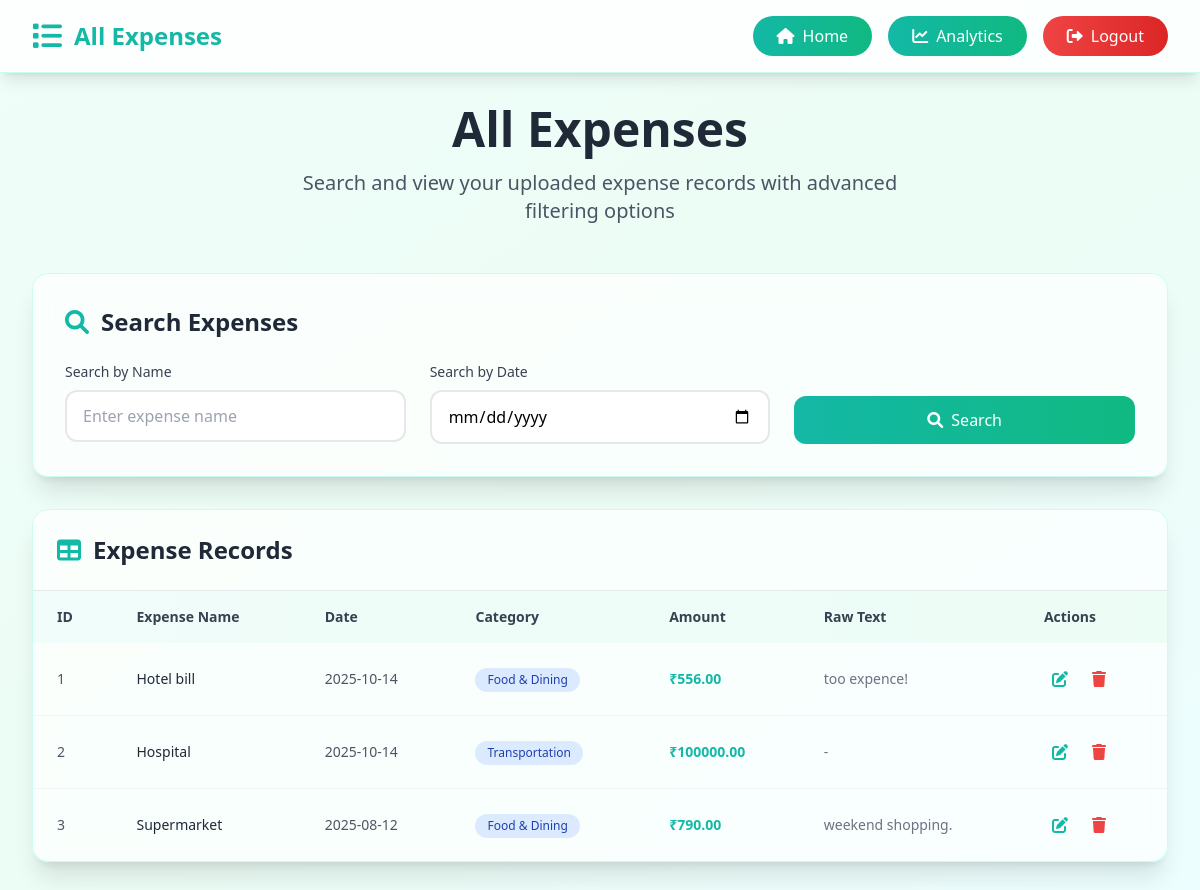
The app's page /expenses (signed in) with its own data.
### app.py (models this page shows)
class Expense(db.Model):
    id = db.Column(db.Integer, primary_key=True)
    name = db.Column(db.String(100), nullable=False)
    amount = db.Column(db.Float, nullable=False)
    category = db.Column(db.String(50), nullable=True)
    date = db.Column(db.Date, nullable=False, default=datetime.utcnow)
    text = db.Column(db.Text, nullable=True)
    file_path = db.Column(db.String(255), nullable=True)  # store receipt file path
    user_id = db.Column(db.Integer, db.ForeignKey('user.id'), nullable=False)

### app.py (the view)
@app.route('/expenses', methods=['GET'])
def view_expenses():
    if 'user_id' not in session:
        return redirect(url_for('login'))
    user_id = session['user_id']
    query = Expense.query.filter_by(user_id=user_id).order_by(Expense.date.desc())
    search_name = request.args.get('name')
    search_date = request.args.get('date')
    if search_name:
        query = query.filter(Expense.name.like(f'%{search_name}%'))
    if search_date:
        query = query.filter(Expense.date == datetime.strptime(search_date, '%Y-%m-%d').date())
    expenses = query.all()
    return render_template('expenses.html', expenses=expenses,
                           search_name=search_name, search_date=search_date)

### templates/expenses.html (shortened to what this page needs)
<!DOCTYPE html>
<html lang="en">
<head>
    <script src="https://cdn.tailwindcss.com"></script>
    <link rel="stylesheet" href="https://cdnjs.cloudflare.com/ajax/libs/font-awesome/6.0.0/css/all.min.css">
</head>
<body class="bg-gradient-to-br from-teal-50 via-emerald-50 to-cyan-50 min-h-screen">
    <header class="bg-white/80 backdrop-blur-md shadow-lg sticky top-0 z-50 border-b border-teal-100">
        <div class="max-w-7xl mx-auto px-4 sm:px-6 lg:px-8">
            <div class="flex justify-between items-center py-4">
                <a href="/" class="flex items-center space-x-3 text-primary hover:text-secondary transition-colors">
                    <i class="fas fa-list text-3xl"></i>
                    <span class="text-2xl font-bold">All Expenses</span>
                </a>
                <nav class="hidden md:flex items-center space-x-4">
    <a href="{{ url_for('home') }}"
       class="bg-gradient-to-r from-primary to-secondary text-white px-6 py-2 rounded-full hover:shadow-lg transition-all duration-300 flex items-center space-x-2">
        <i class="fas fa-home"></i>
        <span>Home</span>
    </a>
    <a href="{{ url_for('analytics') }}"
       class="bg-gradient-to-r from-primary to-secondary text-white px-6 py-2 rounded-full hover:shadow-lg transition-all duration-300 flex items-center space-x-2">
        <i class="fas fa-chart-line"></i>
        <span>Analytics</span>
    </a>
    <a href="{{ url_for('logout') }}"
       class="bg-gradient-to-r from-red-500 to-red-600 text-white px-6 py-2 rounded-full hover:shadow-lg transition-all duration-300 flex items-center space-x-2">
        <i class="fas fa-sign-out-alt"></i>
        <span>Logout</span>
    </a>
</nav>
            </div>
        </div>
    </header>
    <main class="max-w-7xl mx-auto px-4 sm:px-6 lg:px-8 py-8">
        <div class="text-center mb-12">
            <h1 class="text-4xl md:text-5xl font-bold text-gray-800 mb-4">All Expenses</h1>
            <p class="text-xl text-gray-600 max-w-2xl mx-auto">Search and view your uploaded expense records with advanced filtering options</p>
        </div>
        <div class="bg-white/70 backdrop-blur-md rounded-2xl p-8 shadow-xl border border-teal-100 mb-8">
            <h2 class="text-2xl font-semibold text-gray-800 mb-6 flex items-center">
                <i class="fas fa-search text-primary mr-3"></i>
                Search Expenses
            </h2>
            <form id="search-form" class="grid grid-cols-1 md:grid-cols-3 gap-6">
                <div>
                    <label for="name" class="block text-sm font-medium text-gray-700 mb-2">Search by Name</label>
                    <input type="text" id="name" name="name" class="w-full px-4 py-3 border-2 border-gray-200 rounded-xl focus:border-primary focus:ring-4 focus:ring-primary/20 transition-all duration-300" placeholder="Enter expense name">
                </div>
                <div>
                    <label for="date" class="block text-sm font-medium text-gray-700 mb-2">Search by Date</label>
                    <input type="date" id="date" name="date" class="w-full px-4 py-3 border-2 border-gray-200 rounded-xl focus:border-primary focus:ring-4 focus:ring-primary/20 transition-all duration-300">
                </div>
                <div class="flex items-end">
                    <button type="submit" class="w-full bg-gradient-to-r from-primary to-secondary text-white px-6 py-3 rounded-xl hover:shadow-lg transition-all duration-300 flex items-center justify-center space-x-2">
                        <i class="fas fa-search"></i>
                        <span>Search</span>
                    </button>
                </div>
            </form>
        </div>
        <div class="bg-white/70 backdrop-blur-md rounded-2xl shadow-xl border border-teal-100 overflow-hidden">
            <div class="p-6 border-b border-gray-200">
                <h2 class="text-2xl font-semibold text-gray-800 flex items-center">
                    <i class="fas fa-table text-primary mr-3"></i>
                    Expense Records
                </h2>
            </div>
            <div class="overflow-x-auto">
                <table class="w-full">
                    <thead class="bg-gradient-to-r from-teal-50 to-emerald-50">
                        <tr>
                            <th class="px-6 py-4 text-left text-sm font-semibold text-gray-700">ID</th>
                            <th class="px-6 py-4 text-left text-sm font-semibold text-gray-700">Expense Name</th>
                            <th class="px-6 py-4 text-left text-sm font-semibold text-gray-700">Date</th>
                            <th class="px-6 py-4 text-left text-sm font-semibold text-gray-700">Category</th>
                            <th class="px-6 py-4 text-left text-sm font-semibold text-gray-700">Amount</th>
                            <th class="px-6 py-4 text-left text-sm font-semibold text-gray-700">Raw Text</th>
                            <th class="px-6 py-4 text-left text-sm font-semibold text-gray-700">Actions</th>
                        </tr>
                    </thead>
                    <tbody id="expenses-tbody" class="divide-y divide-gray-100">
    {% if expenses %}
        {% for exp in expenses %}
        <tr class="hover:bg-teal-50/50 transition-colors">
            <td class="px-6 py-4 text-sm text-gray-600">{{ exp.id }}</td>
            <td class="px-6 py-4 text-sm font-medium text-gray-800">{{ exp.name }}</td>
            <td class="px-6 py-4 text-sm text-gray-600">{{ exp.date.strftime('%Y-%m-%d') }}</td>
            <td class="px-6 py-4">
                <span class="inline-flex px-3 py-1 text-xs font-medium bg-blue-100 text-blue-800 rounded-full">
                    {{ exp.category or 'Uncategorized' }}
                </span>
            </td>
            <td class="px-6 py-4 text-sm font-semibold text-primary">₹{{ "%.2f"|format(exp.amount) }}</td>
            <td class="px-6 py-4 text-sm text-gray-500 max-w-xs truncate">{{ exp.text or '-' }}</td>
            <td class="px-6 py-4">
                <div class="flex space-x-2">
                    <form action="{{ url_for('edit_expense', expense_id=exp.id) }}" method="get">
                        <button
    type="button"
    onclick="openEditModal('{{ exp.id }}', '{{ exp.name }}', '{{ exp.amount }}', '{{ exp.category }}')"
    class="text-primary hover:text-secondary p-2 rounded-lg hover:bg-teal-50 transition-colors"
    title="Edit">
    <i class="fas fa-edit"></i>
</button>
                    </form>
                    <form action="{{ url_for('delete_expense', expense_id=exp.id) }}" method="post" onsubmit="return confirm('Are you sure you want to delete this expense?');">
                        <button type="submit" class="text-red-500 hover:text-red-700 p-2 rounded-lg hover:bg-red-50 transition-colors" title="Delete">
                            <i class="fas fa-trash"></i>
                        </button>
                    </form>
                </div>
            </td>
        </tr>
        {% endfor %}
    {% else %}
        <tr>
            <td colspan="7" class="text-center py-8 text-gray-500">No expenses found.</td>
        </tr>
    {% endif %}
</tbody>
                </table>
            </div>
        </div>
    </main>
</body>
</html>

### records on screen
Expense: id "1", name "Hotel bill", date "2025-10-14", category "Food & Dining", amount "556.00", text "too expence!"
Expense: id "2", name "Hospital", date "2025-10-14", category "Transportation", amount "100000.00", text "-"
Expense: id "3", name "Supermarket", date "2025-08-12", category "Food & Dining", amount "790.00", text "weekend shopping."
